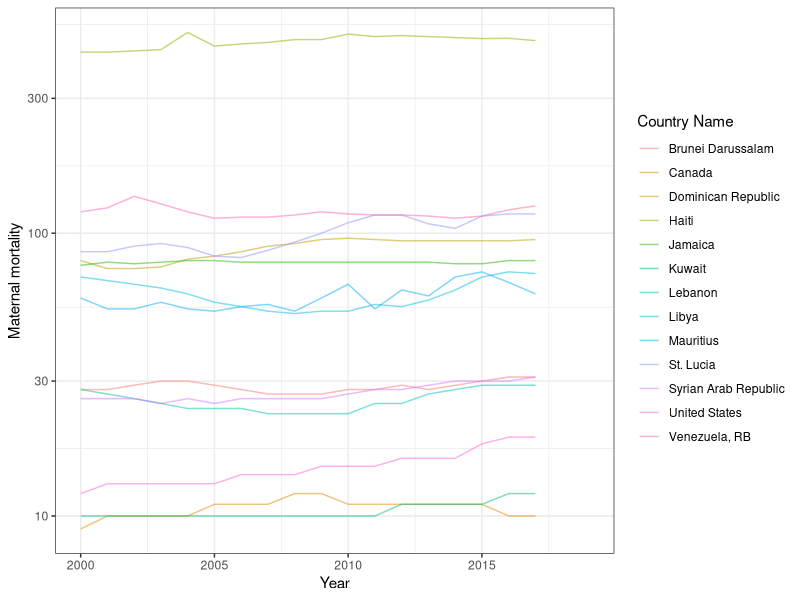

This chart was generated by the following R code:
## ---- chunk 1
library(here)
library(tidyverse)
finaldata <- read.csv(here("data", "finaldata.csv"), header = TRUE)
finaldata$earthquake[is.na(finaldata$earthquake)] <- 0
finaldata$drought[is.na(finaldata$drought)] <- 0
finaldata$conflict <- as.factor(finaldata$conflict)
finaldata$drought <- as.factor(finaldata$drought)
finaldata$earthquake <- as.factor(finaldata$earthquake)
finaldata$OECD <- as.factor(finaldata$OECD)
finaldata$conflict <- ifelse(finaldata$conflict == 1, "Conflict", "No Conflict")
## ---- chunk 2
f1d <- finaldata |>
  dplyr::select(Country.Name, ISO, year, MatMor) |>
  dplyr::filter(year < 2018) |>
  arrange(ISO, year) |>
  group_by(ISO) |>
  mutate(diffmatmor = MatMor - MatMor[1L]) 
f1dl <- na.omit(f1d$ISO[f1d$diffmatmor > 0 & f1d$year == 2017])
## ---- chunk 3
f1d <- f1d[f1d$ISO %in% f1dl,]
f1d |>
  ggplot(aes(x = year, y = MatMor, group = ISO)) +
  geom_line(aes(color = as.factor(Country.Name)), alpha = 0.5) +
  xlim(c(2000,2019)) +
  scale_y_continuous(trans='log10') + 
  labs(y = "Maternal mortality", x = "Year", color = "Country Name") + 
  theme_bw()
